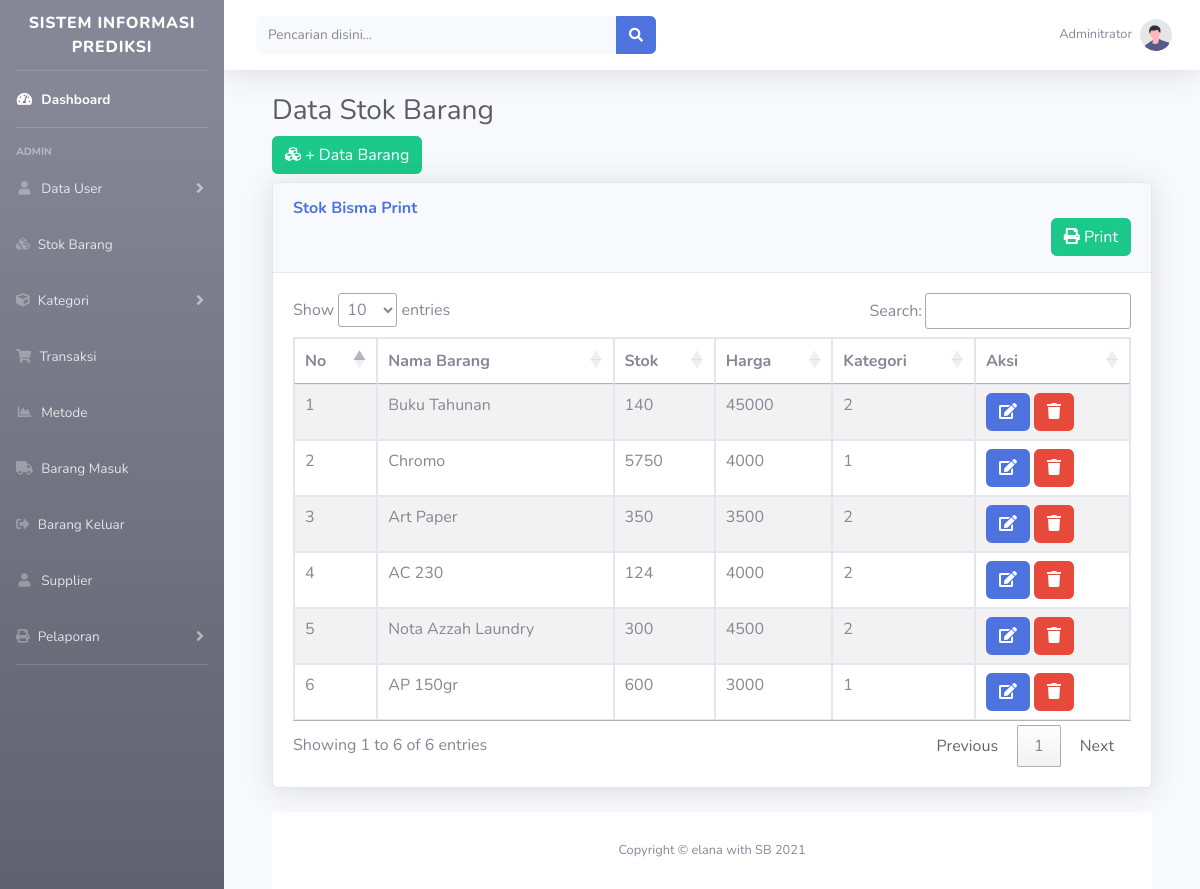
The app's page /?halaman=stok (signed in) with its own data.
### tables this page shows
CREATE TABLE `stok` (
  `id` int(11) NOT NULL,
  `nama_barang` varchar(150) NOT NULL,
  `jenis` varchar(100) NOT NULL,
  `stok` int(200) DEFAULT NULL,
  `harga` int(50) NOT NULL,
  `kategori` varchar(150) NOT NULL
);

### admin/stok/index_barang.php (the view)
<div class="container-fluid">
    <h1 class="h3 mb-2 text-gray-800">Data Stok Barang </h1>
    <div class="box">
        <div class="box-header">
            <h3 class="box-title"><span class="pull-right"><a href="?halaman=stok&aksi=tambah" class="btn btn-success"><i class="fa fa-cubes"></i> + Data Barang</a></span></h3>
           <div class="box">
            <div class="card shadow mb-4">
                <div class="card-header py-3">
                    <h6 class="m-0 font-weight-bold text-primary">Stok Bisma Print</h6>
                     <span class="float-right">
                    <a href="?halaman=stok&aksi=print" class="btn btn-success"><i class="fa fa-print"></i> Print </a></span>
                </div>
                <div class="card-body">
                    <div class="table-responsive">
                        <table id="example1" class="table table-bordered table-striped">
                            <thead>
                                <tr>
                                    <th>No</th>
                                    <th>Nama Barang</th>
                                    <th>Stok</th>
                                    <th>Harga</th>
                                    <th>Kategori</th>
                                    <th>Aksi</th>
                                </tr>
                            </thead>
                            <tbody>
                                <?php
                                $no = 1;
                                $sql = "select * from stok";
                                $query = mysqli_query($conn, $sql);
                                while ($row = mysqli_fetch_assoc($query)) :
                                ?>
                                    <tr>
                                        <td><?= $no ?></td>
                                        <td><?= $row['nama_barang'] ?></td>
                                        <td><?= $row['stok'] ?></td>
                                        <td><?= $row['harga'] ?></td>
                                        <td><?= $row['kategori'] ?></td>
                                        <td>
                                            <a href="?halaman=stok&aksi=edit&id=<?= $row['id'] ?>" class="btn btn-primary"><i class="fa fa-edit"></i></a>
                                            <a href="?halaman=stok&aksi=delete&id=<?= $row['id'] ?>" class="btn btn-danger" onclick="return confirm('Apakah data akan dihapus?')"><i class="fa fa-trash"></i></a>
                                        </td>
                                    </tr>
                                <?php $no++;
                                endwhile; ?>
                            </tbody>
                        </table>
                    </div>
                </div>
            </div>
        </div>

### records on screen
stok: nama_barang "Buku Tahunan", stok "140", harga "45000", kategori "2"
stok: nama_barang "Chromo", stok "5750", harga "4000", kategori "1"
stok: nama_barang "Art Paper", stok "350", harga "3500", kategori "2"
stok: nama_barang "AC 230", stok "124", harga "4000", kategori "2"
stok: nama_barang "Nota Azzah Laundry", stok "300", harga "4500", kategori "2"
stok: nama_barang "AP 150gr", stok "600", harga "3000", kategori "1"
